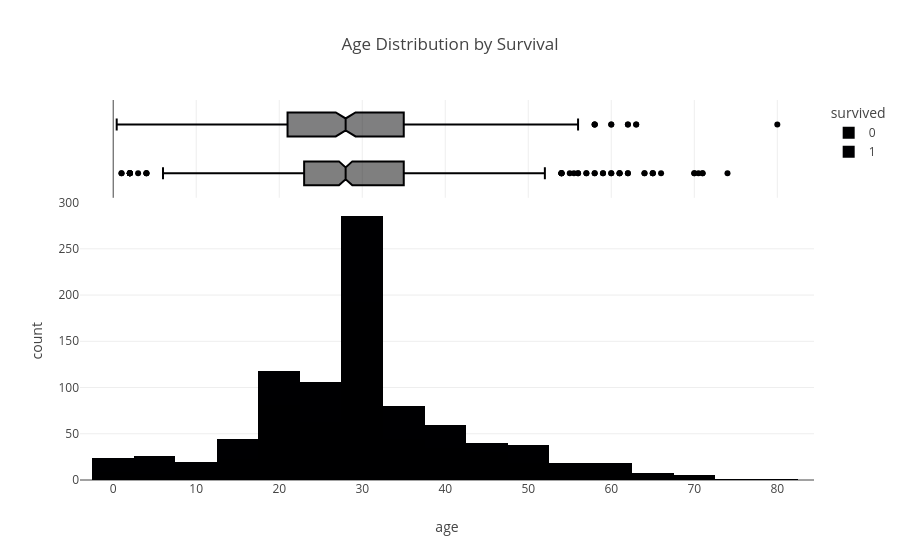

Source (notebook cell):
### Code cell
px.histogram(df_new, x='age', color='survived', marginal='box', nbins=30, title='Age Distribution by Survival')

### Figure 1 — Plotly figure (JSON) as saved in the notebook; plotly's stock layout.template omitted (floating-point values rounded to 4 significant figures; data arrays with more than 128 entries replaced by an {"elided": "..."} marker saying what was removed)
{"data": [{"bingroup": "x", "hovertemplate": "survived=0<br>age=%{x}<br>count=%{y}<extra></extra>", "legendgroup": "0", "marker": {"color": "#000001", "pattern": {"shape": ""}}, "name": "0", "nbinsx": 30, "orientation": "v", "showlegend": true, "type": "histogram", "x": {"elided": "549 float values"}, "xaxis": "x", "yaxis": "y"}, {"hovertemplate": "survived=0<br>age=%{x}<extra></extra>", "legendgroup": "0", "marker": {"color": "#000001"}, "name": "0", "notched": true, "showlegend": false, "type": "box", "x": {"elided": "549 float values"}, "xaxis": "x2", "yaxis": "y2"}, {"bingroup": "x", "hovertemplate": "survived=1<br>age=%{x}<br>count=%{y}<extra></extra>", "legendgroup": "1", "marker": {"color": "#000002", "pattern": {"shape": ""}}, "name": "1", "nbinsx": 30, "orientation": "v", "showlegend": true, "type": "histogram", "x": {"elided": "342 float values"}, "xaxis": "x", "yaxis": "y"}, {"hovertemplate": "survived=1<br>age=%{x}<extra></extra>", "legendgroup": "1", "marker": {"color": "#000002"}, "name": "1", "notched": true, "showlegend": false, "type": "box", "x": {"elided": "342 float values"}, "xaxis": "x2", "yaxis": "y2"}], "layout": {"barmode": "relative", "legend": {"title": {"text": "survived"}, "tracegroupgap": 0}, "title": {"text": "Age Distribution by Survival"}, "xaxis": {"anchor": "y", "domain": [0, 1], "title": {"text": "age"}}, "xaxis2": {"anchor": "y2", "domain": [0, 1], "matches": "x", "showgrid": true, "showticklabels": false}, "yaxis": {"anchor": "x", "domain": [0, 0.7326], "title": {"text": "count"}}, "yaxis2": {"anchor": "x2", "domain": [0.7426, 1], "matches": "y2", "showgrid": false, "showline": false, "showticklabels": false, "ticks": ""}}}
